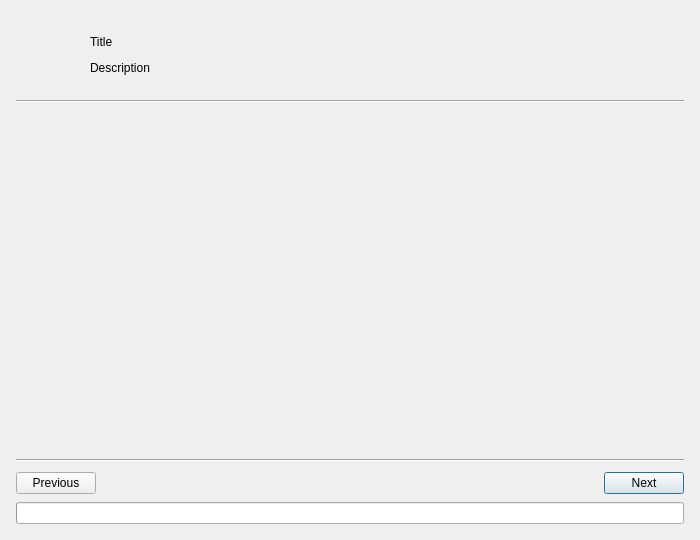
<ui version="4.0">
 <class>GeoTimeLapseDialogBase</class>
 <widget class="QDialog" name="GeoTimeLapseDialogBase">
  <property name="geometry">
   <rect><x>0</x><y>0</y><width>600</width><height>400</height></rect>
  </property>
  <property name="minimumSize">
    <size><width>700</width><height>540</height></size>
  </property>
  <property name="windowTitle">
   <string>GeoTimeLapse</string>
  </property>

  <layout class="QVBoxLayout">
   <property name="leftMargin"><number>16</number></property>
   <property name="topMargin"><number>16</number></property>
   <property name="rightMargin"><number>16</number></property>
   <property name="bottomMargin"><number>16</number></property>
   <property name="spacing"><number>10</number></property>

    <!-- Header -->
  <item>
    <widget class="QFrame">
      <property name="frameShape"><enum>QFrame::NoFrame</enum></property>
      <layout class="QVBoxLayout">
        <property name="leftMargin"><number>14</number></property>
        <property name="topMargin"><number>14</number></property>
        <property name="rightMargin"><number>14</number></property>
        <property name="bottomMargin"><number>10</number></property>
        <property name="spacing"><number>8</number></property>

        <item>
          <layout class="QHBoxLayout">
            <property name="spacing"><number>10</number></property>

            <item>
              <widget class="QLabel" name="dlg_lbl_icon_plugin">
                <property name="minimumSize"><size><width>50</width><height>50</height></size></property>
                <property name="maximumSize"><size><width>50</width><height>50</height></size></property>
                <property name="scaledContents"><bool>true</bool></property>
              </widget>
            </item>

            <item>
              <layout class="QVBoxLayout">
                <property name="spacing"><number>2</number></property>

                <item>
                  <widget class="QLabel" name="dlg_lbl_header_title">
                    <property name="text"><string>Title</string></property>
                  </widget>
                </item>

                <item>
                  <widget class="QLabel" name="dlg_lbl_header_subtitle">
                    <property name="text"><string>Description</string></property>
                    <property name="wordWrap"><bool>true</bool></property>
                  </widget>
                </item>
              </layout>
            </item>

          </layout>
        </item>

      </layout>
    </widget>
  </item>

  <!-- Separator -->
  <item>
    <widget class="QFrame" name="dlg_line_header_top">
      <property name="frameShape"><enum>QFrame::HLine</enum></property>
      <property name="frameShadow"><enum>QFrame::Sunken</enum></property>
    </widget>
  </item>

   <!-- Content (Pages) -->
   <item>
    <widget class="QStackedWidget" name="stacked_pages">
     <property name="minimumHeight"><number>240</number></property>
    </widget>
   </item>

   <!-- Separator -->
   <item>
    <widget class="QFrame" name="dlg_line_header_bottom">
     <property name="frameShape"><enum>QFrame::HLine</enum></property>
     <property name="frameShadow"><enum>QFrame::Sunken</enum></property>
    </widget>
   </item>

   <!-- FOOTER: Progress + bottons -->
   <item>
    <layout class="QVBoxLayout">
     <property name="spacing"><number>8</number></property>

     <item>
      <layout class="QHBoxLayout">
       <property name="spacing"><number>8</number></property>

       <item>
        <widget class="QPushButton" name="btn_previous">
         <property name="text"><string>Previous</string></property>
         <property name="cursor"><cursorShape>PointingHandCursor</cursorShape></property>
        </widget>
       </item>

       <item>
        <spacer name="horizontalSpacer">
         <property name="orientation"><enum>Qt::Horizontal</enum></property>
         <property name="sizeHint" stdset="0">
          <size><width>40</width><height>20</height></size>
         </property>
        </spacer>
       </item>

       <item>
        <widget class="QPushButton" name="btn_next">
         <property name="text"><string>Next</string></property>
         <property name="default"><bool>true</bool></property>
         <property name="cursor"><cursorShape>PointingHandCursor</cursorShape></property>
        </widget>
       </item>

      </layout>
     </item>

     <!-- Progress -->

     <item>
      <widget class="QProgressBar" name="progress_bar">
        <property name="minimum"><number>0</number></property>
        <property name="maximum"><number>100</number></property>
        <property name="value"><number>0</number></property>
        <property name="textVisible"><bool>false</bool></property>
        <property name="format"><string></string></property>
        <property name="maximumHeight"><number>4</number></property>
      </widget>
     </item>

    </layout>
   </item>

  </layout>
 </widget>
 <resources/>
 <connections/>
</ui>
